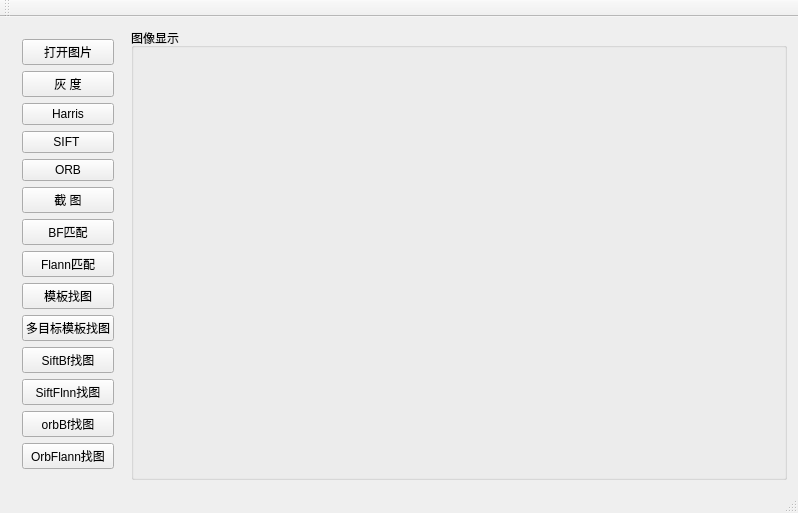
<?xml version="1.0" encoding="UTF-8"?>
<ui version="4.0">
 <class>MainWindow</class>
 <widget class="QMainWindow" name="MainWindow">
  <property name="geometry">
   <rect>
    <x>0</x>
    <y>0</y>
    <width>798</width>
    <height>461</height>
   </rect>
  </property>
  <property name="windowTitle">
   <string>MainWindow</string>
  </property>
  <widget class="QWidget" name="centralWidget">
   <layout class="QHBoxLayout" name="horizontalLayout_2" stretch="1,10">
    <item>
     <widget class="QWidget" name="widget" native="true">
      <layout class="QVBoxLayout" name="verticalLayout">
       <item>
        <widget class="QPushButton" name="pushButton">
         <property name="text">
          <string>打开图片</string>
         </property>
        </widget>
       </item>
       <item>
        <widget class="QPushButton" name="pushButton_3">
         <property name="text">
          <string>灰 度</string>
         </property>
        </widget>
       </item>
       <item>
        <widget class="QPushButton" name="pushButton_4">
         <property name="text">
          <string>Harris</string>
         </property>
        </widget>
       </item>
       <item>
        <widget class="QPushButton" name="pushButton_5">
         <property name="text">
          <string>SIFT </string>
         </property>
        </widget>
       </item>
       <item>
        <widget class="QPushButton" name="pushButton_7">
         <property name="text">
          <string>ORB</string>
         </property>
        </widget>
       </item>
       <item>
        <widget class="QPushButton" name="pushButton_2">
         <property name="text">
          <string>截 图</string>
         </property>
        </widget>
       </item>
       <item>
        <widget class="QPushButton" name="pushButton_8">
         <property name="text">
          <string>BF匹配</string>
         </property>
        </widget>
       </item>
       <item>
        <widget class="QPushButton" name="pushButton_9">
         <property name="text">
          <string>Flann匹配</string>
         </property>
        </widget>
       </item>
       <item>
        <widget class="QPushButton" name="pushButton_6">
         <property name="text">
          <string>模板找图</string>
         </property>
        </widget>
       </item>
       <item>
        <widget class="QPushButton" name="pushButton_14">
         <property name="text">
          <string>多目标模板找图</string>
         </property>
        </widget>
       </item>
       <item>
        <widget class="QPushButton" name="pushButton_12">
         <property name="text">
          <string>SiftBf找图</string>
         </property>
        </widget>
       </item>
       <item>
        <widget class="QPushButton" name="pushButton_10">
         <property name="text">
          <string>SiftFlnn找图</string>
         </property>
        </widget>
       </item>
       <item>
        <widget class="QPushButton" name="pushButton_13">
         <property name="text">
          <string>orbBf找图</string>
         </property>
        </widget>
       </item>
       <item>
        <widget class="QPushButton" name="pushButton_11">
         <property name="text">
          <string>OrbFlann找图</string>
         </property>
        </widget>
       </item>
      </layout>
     </widget>
    </item>
    <item>
     <widget class="QGroupBox" name="groupBox">
      <property name="title">
       <string>图像显示</string>
      </property>
      <layout class="QHBoxLayout" name="horizontalLayout">
       <item>
        <widget class="QLabel" name="label">
         <property name="text">
          <string/>
         </property>
        </widget>
       </item>
      </layout>
     </widget>
    </item>
   </layout>
  </widget>
  <widget class="QMenuBar" name="menuBar">
   <property name="geometry">
    <rect>
     <x>0</x>
     <y>0</y>
     <width>798</width>
     <height>23</height>
    </rect>
   </property>
  </widget>
  <widget class="QToolBar" name="mainToolBar">
   <attribute name="toolBarArea">
    <enum>TopToolBarArea</enum>
   </attribute>
   <attribute name="toolBarBreak">
    <bool>false</bool>
   </attribute>
  </widget>
  <widget class="QStatusBar" name="statusBar"/>
 </widget>
 <layoutdefault spacing="6" margin="11"/>
 <resources/>
 <connections/>
</ui>
